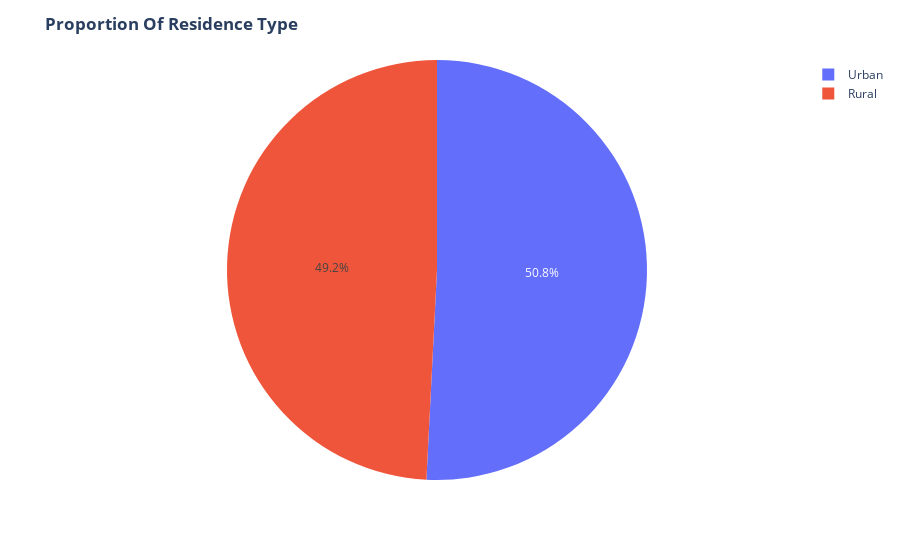

The notebook cell this image was saved under:
### Markdown cell above
### Residence types

The data shows that we have evenly split between residents who lived in both urban and rural areas.

### Code cell
fig = px.pie(data,names='Residence_type')
fig.update_layout(title='<b>Proportion Of Residence Type<b>')
fig.show()

### Figure 1 — Plotly figure (JSON) as saved in the notebook; plotly's stock layout.template omitted (floating-point values rounded to 4 significant figures; data arrays with more than 128 entries replaced by an {"elided": "..."} marker saying what was removed)
{"data": [{"domain": {"x": [0, 1], "y": [0, 1]}, "hovertemplate": "Residence_type=%{label}<extra></extra>", "labels": {"elided": "5110 str values"}, "legendgroup": "", "name": "", "showlegend": true, "type": "pie"}], "layout": {"legend": {"tracegroupgap": 0}, "margin": {"t": 60}, "title": {"text": "<b>Proportion Of Residence Type<b>"}}}
